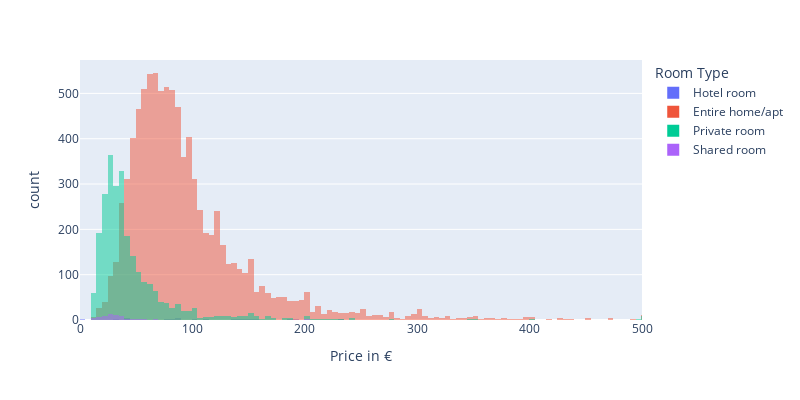

Write notebook code for a chart like this one.
### Code cell
# plot price distribution
fig = px.histogram(df_listings_details, x="price", color="room_type", barmode="overlay", labels=dict(price="Price in €", room_type="Room Type"), width=800, height=400, nbins=2000)
fig.update_xaxes(range=[0, 500])
fig.show()

### Figure 1 — Plotly figure (JSON) as saved in the notebook; plotly's stock layout.template omitted (floating-point values rounded to 4 significant figures; data arrays with more than 128 entries replaced by an {"elided": "..."} marker saying what was removed)
{"data": [{"alignmentgroup": "True", "bingroup": "x", "hovertemplate": "Room Type=Hotel room<br>Price in €=%{x}<br>count=%{y}<extra></extra>", "legendgroup": "Hotel room", "marker": {"color": "#636efa", "opacity": 0.5, "pattern": {"shape": ""}}, "name": "Hotel room", "nbinsx": 2000, "offsetgroup": "Hotel room", "orientation": "v", "showlegend": true, "type": "histogram", "x": [110, 30, 110, 30, 82, 89, 101, 182, 149, 43, 118, 74, 110, 86, 128, 43, 188, 75, 85, 75, 96, 202, 276, 232, 151, 166, 85, 143, 84, 101, 136, 103, 132, 144, 157, 139, 158, 430, 171, 177, 192, 187, 147, 152, 247, 257, 232, 192, 40, 140, 237, 299, 40, 0, 0, 160], "xaxis": "x", "yaxis": "y"}, {"alignmentgroup": "True", "bingroup": "x", "hovertemplate": "Room Type=Entire home/apt<br>Price in €=%{x}<br>count=%{y}<extra></extra>", "legendgroup": "Entire home/apt", "marker": {"color": "#EF553B", "opacity": 0.5, "pattern": {"shape": ""}}, "name": "Entire home/apt", "nbinsx": 2000, "offsetgroup": "Entire home/apt", "orientation": "v", "showlegend": true, "type": "histogram", "x": {"elided": "9090 int values"}, "xaxis": "x", "yaxis": "y"}, {"alignmentgroup": "True", "bingroup": "x", "hovertemplate": "Room Type=Private room<br>Price in €=%{x}<br>count=%{y}<extra></extra>", "legendgroup": "Private room", "marker": {"color": "#00cc96", "opacity": 0.5, "pattern": {"shape": ""}}, "name": "Private room", "nbinsx": 2000, "offsetgroup": "Private room", "orientation": "v", "showlegend": true, "type": "histogram", "x": {"elided": "2575 int values"}, "xaxis": "x", "yaxis": "y"}, {"alignmentgroup": "True", "bingroup": "x", "hovertemplate": "Room Type=Shared room<br>Price in €=%{x}<br>count=%{y}<extra></extra>", "legendgroup": "Shared room", "marker": {"color": "#ab63fa", "opacity": 0.5, "pattern": {"shape": ""}}, "name": "Shared room", "nbinsx": 2000, "offsetgroup": "Shared room", "orientation": "v", "showlegend": true, "type": "histogram", "x": [107, 120, 20, 29, 20, 15, 25, 50, 30, 25, 50, 20, 45, 25, 35, 16, 17, 12, 9, 35, 30, 25, 33, 35, 15, 36, 200, 18, 30, 30, 30, 30, 26, 90, 144, 15, 12, 22, 55, 20, 14, 41, 43, 27, 27, 80, 25, 102, 133, 50, 60, 203, 38, 70, 38, 32, 45, 20, 25, 27, 45, 68, 67, 59, 38, 38, 30, 28, 28, 32, 14, 24, 40, 20, 39, 15], "xaxis": "x", "yaxis": "y"}], "layout": {"barmode": "overlay", "height": 400, "legend": {"title": {"text": "Room Type"}, "tracegroupgap": 0}, "margin": {"t": 60}, "width": 800, "xaxis": {"anchor": "y", "domain": [0, 1], "range": [0, 500], "title": {"text": "Price in €"}}, "yaxis": {"anchor": "x", "domain": [0, 1], "title": {"text": "count"}}}}
